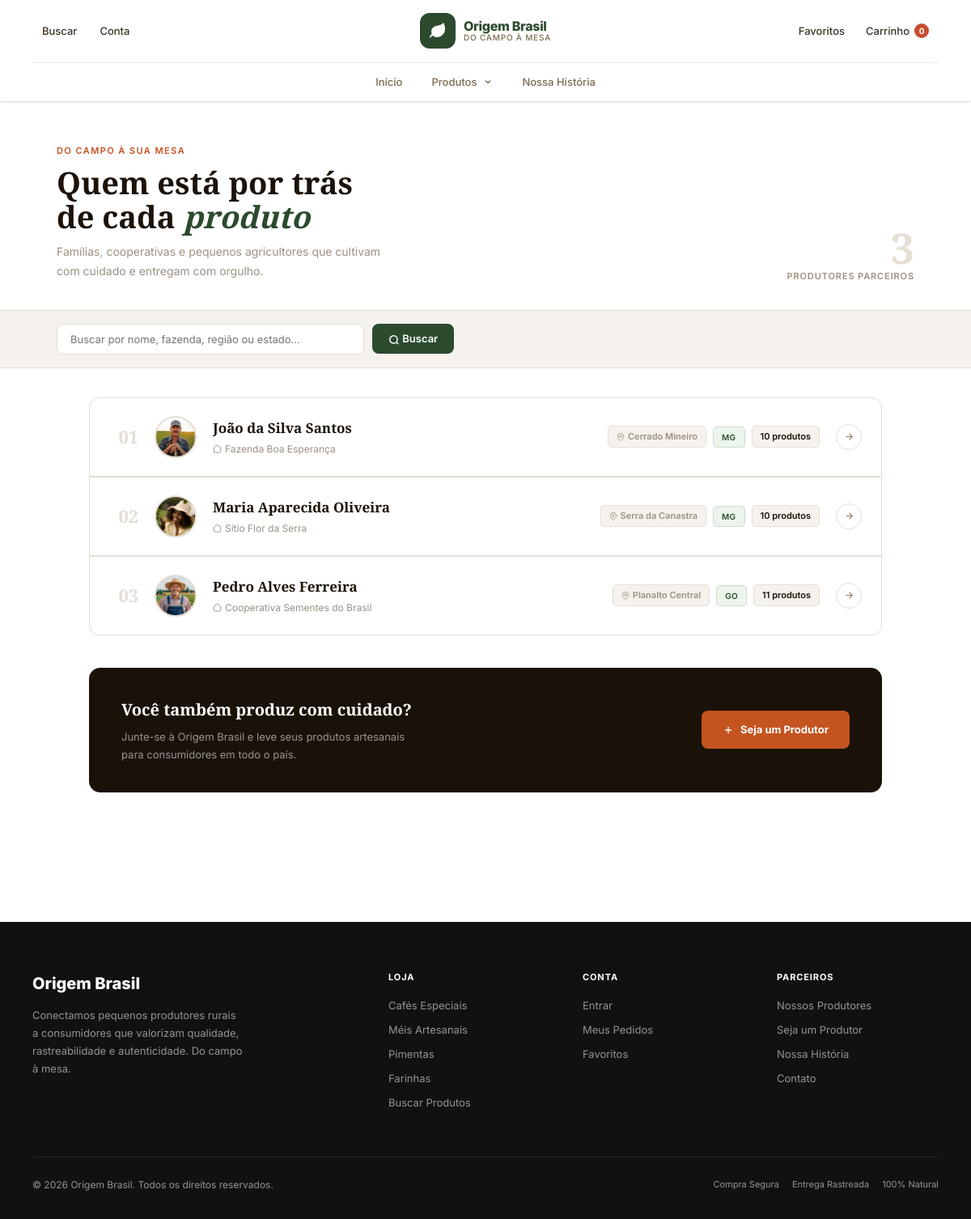
Page /produtores.php on the committed database.
### tables this page shows
CREATE TABLE IF NOT EXISTS produtores (
    id          INT AUTO_INCREMENT PRIMARY KEY,
    usuario_id  INT NULL UNIQUE,
    nome        VARCHAR(100) NOT NULL,
    foto        VARCHAR(255),
    historia    TEXT,
    fazenda     VARCHAR(100),
    regiao      VARCHAR(100),
    estado      VARCHAR(50),
    latitude    DECIMAL(10,8),
    longitude   DECIMAL(11,8),
    criado_em   TIMESTAMP DEFAULT CURRENT_TIMESTAMP,
    FOREIGN KEY (usuario_id) REFERENCES usuarios(id) ON DELETE SET NULL
);

### produtores.php (the view, shortened to what this page needs)
<?php include("conexao.php");
$q = trim($_GET['q'] ?? '');
$sql = "SELECT pr.*, COUNT(p.id) AS total_produtos
        FROM produtores pr
        LEFT JOIN produtos p ON p.produtor_id = pr.id";
$sql .= " GROUP BY pr.id ORDER BY pr.nome ASC";
$stmt = mysqli_prepare($conexao, $sql);
mysqli_stmt_execute($stmt);
$produtores = mysqli_fetch_all(mysqli_stmt_get_result($stmt), MYSQLI_ASSOC);
$total = count($produtores);
?>
<!DOCTYPE html>
<html lang="pt-BR">
<head>
    <link rel="stylesheet" href="css/style.css">
</head>
<body>
<?php include("includes/header.php"); ?>
<div class="ph">
    <div class="ph-inner">
        <div>
            <div class="ph-eyebrow">Do campo à sua mesa</div>
            <h1>Quem está por trás<br>de cada <em>produto</em></h1>
            <p class="ph-sub">Famílias, cooperativas e pequenos agricultores que cultivam com cuidado e entregam com orgulho.</p>
        </div>
        <div class="ph-count">
            <?php echo $total ?>
            <span>produtores parceiros</span>
        </div>
    </div>
</div>
<div class="search-strip">
    <form method="get" action="produtores.php">
        <input type="text" name="q" value="<?php echo htmlspecialchars($q); ?>" placeholder="Buscar por nome, fazenda, região ou estado…">
        <button type="submit">
            <svg width="14" height="14" viewBox="0 0 24 24" fill="none" stroke="currentColor" stroke-width="2.5" style="vertical-align:middle"><circle cx="11" cy="11" r="8"/><line x1="21" y1="21" x2="16.65" y2="16.65"/></svg>
            Buscar
        </button>
    </form>
</div>
<div class="pg-body">
    <?php if (empty($produtores)): ?>
    <div class="dir-empty">
        <svg viewBox="0 0 24 24"><circle cx="11" cy="11" r="8"/><line x1="21" y1="21" x2="16.65" y2="16.65"/></svg>
        <h3>Nenhum produtor encontrado</h3>
        <p><?php echo $q ? 'Tente buscar por outro termo.' : 'Ainda não há produtores cadastrados.'; ?></p>
    </div>
    <?php else: ?>
    <div class="dir-list">
        <?php foreach ($produtores as $i => $p): ?>
        <a href="produtor.php?id=<?php echo $p['id']; ?>" class="dir-item">
            <div class="dir-n"><?php echo str_pad($i+1, 2, '0', STR_PAD_LEFT); ?></div>
            <div class="dir-avatar">
                <?php if (!empty($p['foto'])): ?>
                    <img src="<?php echo htmlspecialchars($p['foto']); ?>"
                         alt="<?php echo htmlspecialchars($p['nome']); ?>"
                         onerror="this.style.display='none';this.parentElement.textContent='<?php echo mb_strtoupper(mb_substr($p['nome'],0,1)); ?>'">
                <?php else: ?>
                    <?php echo mb_strtoupper(mb_substr($p['nome'],0,1)); ?>
                <?php endif; ?>
            </div>
            <div class="dir-main">
                <div class="dir-name"><?php echo htmlspecialchars($p['nome']); ?></div>
                <div class="dir-meta">
                    <?php if ($p['fazenda']): ?>
                    <span class="dir-fazenda">
                        <svg viewBox="0 0 24 24"><path d="M3 9l9-7 9 7v11a2 2 0 0 1-2 2H5a2 2 0 0 1-2-2z"/></svg>
                        <?php echo htmlspecialchars($p['fazenda']); ?>
                    </span>
                    <?php endif; ?>
                </div>
            </div>
            <div class="dir-pills">
                <?php if ($p['regiao']): ?>
                <span class="chip chip-region">
                    <svg viewBox="0 0 24 24"><path d="M21 10c0 7-9 13-9 13S3 17 3 10a9 9 0 0 1 18 0z"/><circle cx="12" cy="10" r="3"/></svg>
                    <?php echo htmlspecialchars($p['regiao']); ?>
                </span>
                <?php endif; ?>
                <?php if ($p['estado']): ?>
                <span class="chip chip-state"><?php echo htmlspecialchars($p['estado']); ?></span>
                <?php endif; ?>
                <?php if ($p['total_produtos'] > 0): ?>
                <span class="chip chip-prods"><?php echo $p['total_produtos']; ?> produto<?php echo $p['total_produtos'] != 1 ? 's' : ''; ?></span>
                <?php endif; ?>
            </div>
            <div class="dir-arrow">
                <svg viewBox="0 0 24 24"><line x1="5" y1="12" x2="19" y2="12"/><polyline points="12 5 19 12 12 19"/></svg>
            </div>
        </a>
        <?php endforeach; ?>
    </div>
    <?php endif; ?>
    <div class="cta-block">
        <div class="cta-txt">
            <h3>Você também produz com cuidado?</h3>
            <p>Junte-se à Origem Brasil e leve seus produtos artesanais para consumidores em todo o país.</p>
        </div>
        <a href="seja_produtor.php">
            <svg viewBox="0 0 24 24"><line x1="12" y1="5" x2="12" y2="19"/><line x1="5" y1="12" x2="19" y2="12"/></svg>
            Seja um Produtor
        </a>
    </div>
</div>
<?php include("includes/footer.php"); ?>
</body>
</html>

### css/style.css (style rules this page uses)
*, *::before, *::after { box-sizing: border-box; margin: 0; padding: 0; }
:root { --green: #1a3a1c; --green-2: #2d5a30; --green-3: #3d7a42; --green-light: #e8f5e9; --orange: #c84b2f; --orange-light: #fdf0ec; --cream: #faf7f2; --border: #e8e0d0; --border-light: #f0ebe0; --text: #1a1208; --text-2: #3d3020; --text-3: #7a6a50; --text-4: #b0a090; --white: #ffffff; --shadow-sm: 0 1px 4px rgba(0,0,0,.06); --shadow: 0 4px 16px rgba(0,0,0,.08); --shadow-lg: 0 8px 32px rgba(0,0,0,.12); --radius: 14px; --radius-sm: 8px; --radius-lg: 20px; --transition: .2s ease; --font: 'Inter', sans-serif; --font-display: 'Playfair Display', serif; }
html { scroll-behavior: smooth; }
body { font-family: var(--font); background: var(--white); color: var(--text); line-height: 1.6; -webkit-font-smoothing: antialiased; }
a { text-decoration: none; color: inherit; }
img { max-width: 100%; height: auto; display: block; }
button { font-family: var(--font); cursor: pointer; }
input, select, textarea { font-family: var(--font); }

### rows in the picture
produtores: i "01", foto (picture), nome "João da Silva Santos", fazenda "Fazenda Boa Esperança", regiao "Cerrado Mineiro", estado "MG", total_produtos "10"
produtores: i "02", foto (picture), nome "Maria Aparecida Oliveira", fazenda "Sítio Flor da Serra", regiao "Serra da Canastra", estado "MG", total_produtos "10"
produtores: i "03", foto (picture), nome "Pedro Alves Ferreira", fazenda "Cooperativa Sementes do Brasil", regiao "Planalto Central", estado "GO", total_produtos "11"

### other values in the picture
$total "3"
